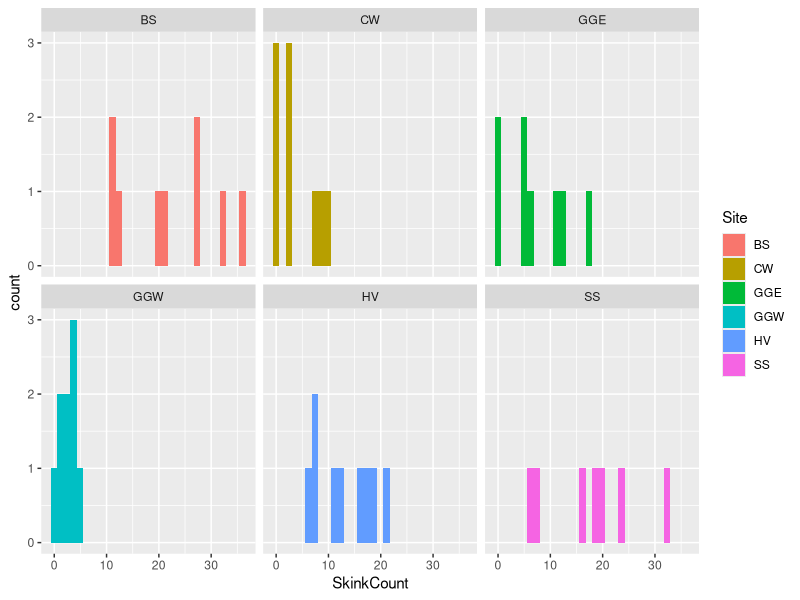
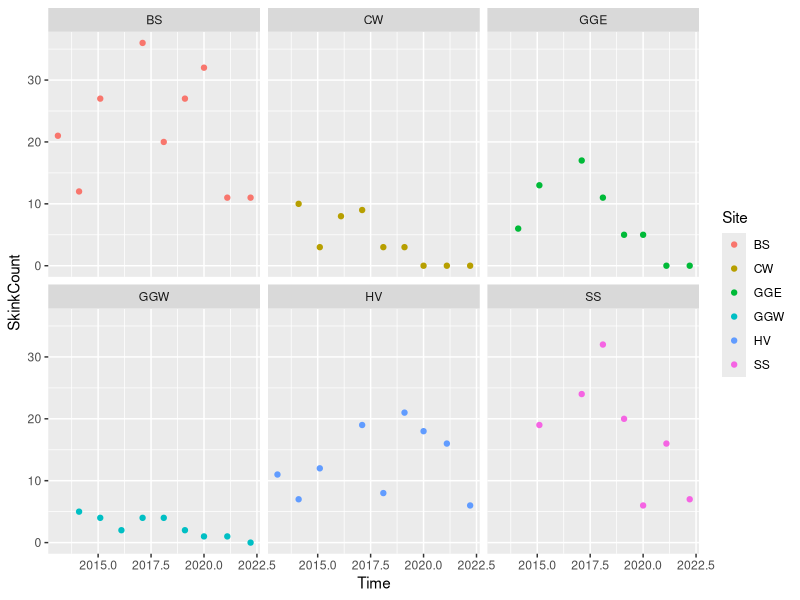
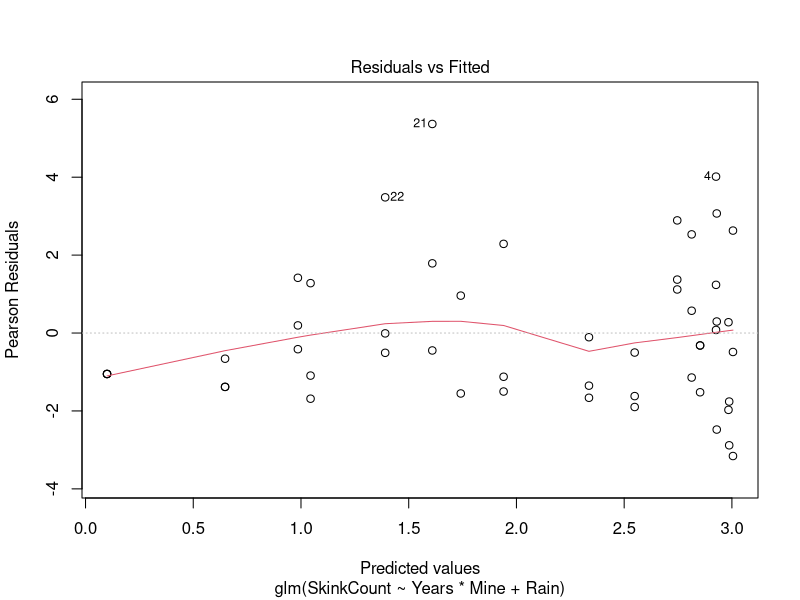
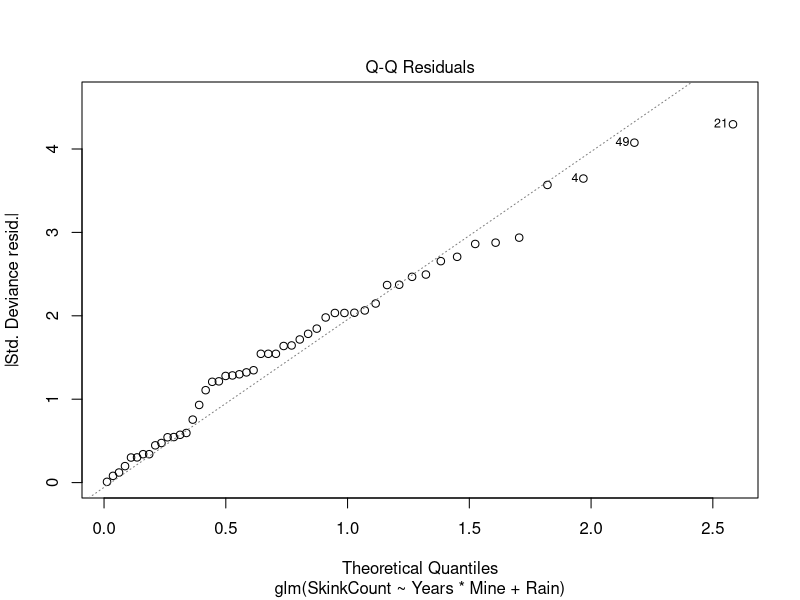
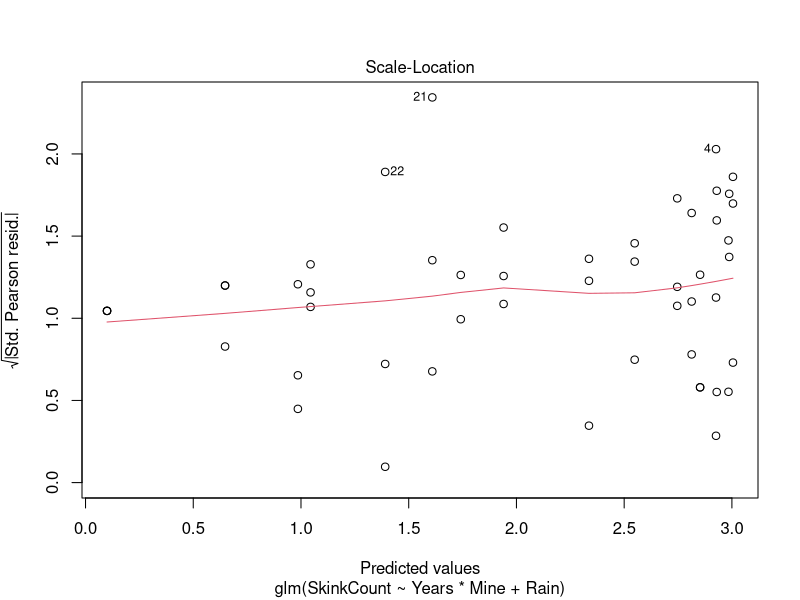
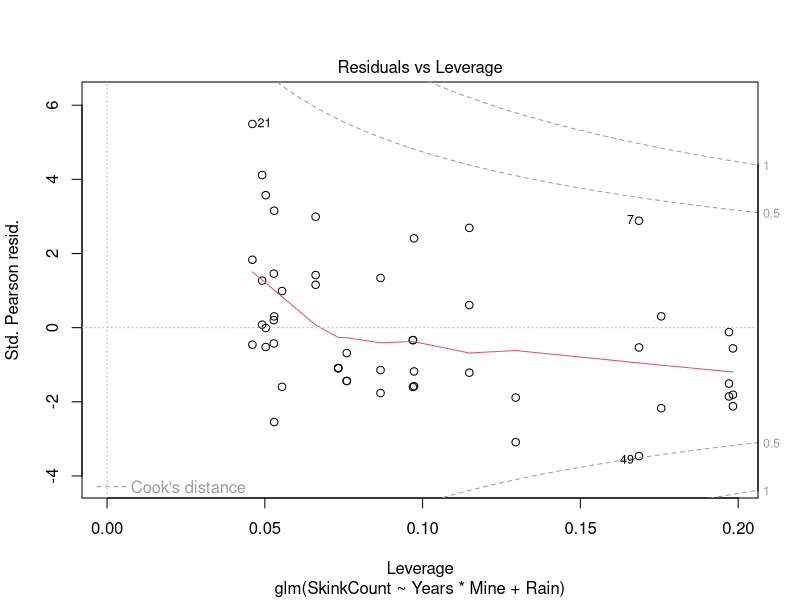
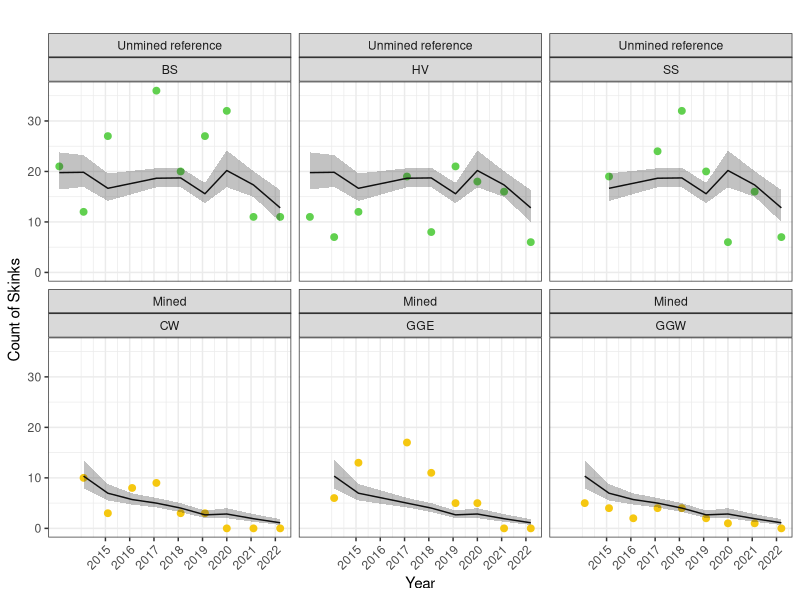
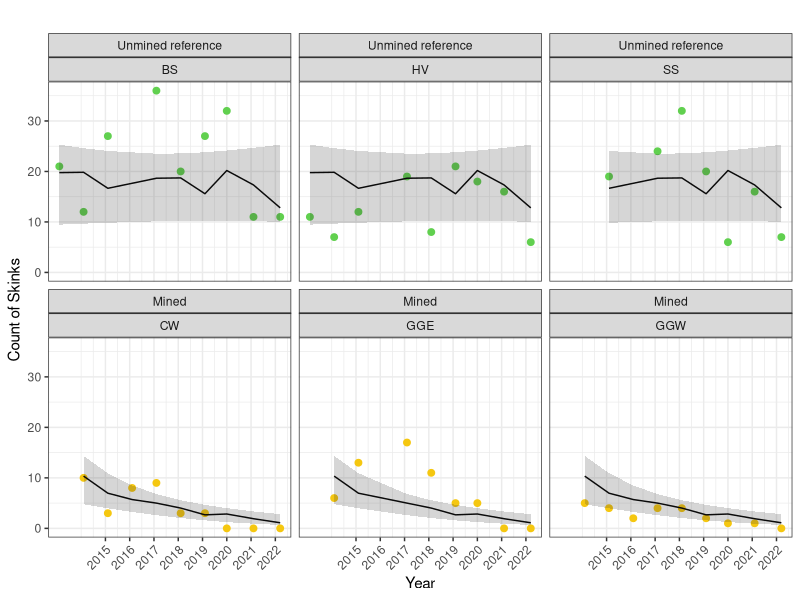

Recreate these plots in R, in order.
## ---- chunk 1
require(tidyverse)
require(magrittr)

## ---- chunk 2
skink <- read_csv("NewnSkink.csv")
## ---- chunk 3
skink %<>% mutate(Mine=factor(Mining,levels=c("Unmined reference", "Mined")),Years=Time-2014, Rain=Rainfall_3mth)
## ---- chunk 4
ggplot(skink, aes(x = SkinkCount, fill = Site)) +
  geom_histogram() + facet_wrap(~ Site)
ggplot(skink, aes(y = SkinkCount, x=Time, colour = Site)) +
  geom_point() + facet_wrap(~ Site)
## ---- chunk 5
contrasts(skink$Mine)
## ---- chunk 6
mdl <- glm(SkinkCount ~ Years * Mine + Rain , skink,family=poisson)
summary(mdl)
## ---- chunk 7
plot(mdl)
## ---- chunk 8

pred.data <- skink # %>% mutate(Rain=median(Rainfall_3mth))
prd <- predict(mdl,pred.data,type="link",se.fit=T)
ilink <- mdl$family$linkinv
pred.data$prediction <- ilink(prd$fit)
pred.data$pred_upper <- ilink(prd$fit + 1.96 * prd$se.fit)
pred.data$pred_lower <- ilink(prd$fit - 1.96 * prd$se.fit)
## ---- chunk 9

pred.data %<>%  mutate(Rain=min(Rainfall_3mth))
prd <- predict(mdl,pred.data,type="link",se.fit=T)
pred.data$pred_min_upper <- ilink(prd$fit + 1.96 * prd$se.fit)
pred.data$pred_min_lower <- ilink(prd$fit - 1.96 * prd$se.fit)

pred.data %<>%  mutate(Rain=max(Rainfall_3mth))
prd <- predict(mdl,pred.data,type="link",se.fit=T)
pred.data$pred_max_lower <- ilink(prd$fit - 1.96 * prd$se.fit)
pred.data$pred_max_upper <- ilink(prd$fit + 1.96 * prd$se.fit)
## ---- chunk 10
clrs <- palette()[c(3,7)]
names(clrs) <- c("Unmined reference","Mined")

basic_plot <-
ggplot(skink) + geom_point(aes(y = SkinkCount, x=Time, colour = Mine),size=2) + ggtitle("") +
  xlab("Year") + ylab("Count of Skinks") +
  scale_x_continuous(name="Year", breaks=2015:2022) +
  scale_color_discrete(type = clrs)  + theme_bw() + theme(axis.text.x = element_text(angle = 45, vjust = 1, hjust=1)) + guides(colour='none') + facet_wrap(vars(Mine,Site),ncol=3,nrow=2)

## ---- chunk 11

  basic_plot +
  geom_line(data=pred.data,aes(x=Time,y=prediction)) +  geom_ribbon(data=pred.data,aes(x=Time,y=prediction,ymin=pred_lower,ymax=pred_upper),col=NA,lty=0,alpha=0.3)

## ---- chunk 12

  basic_plot +
  geom_line(data=pred.data,aes(x=Time,y=prediction)) +  geom_ribbon(data=pred.data,aes(x=Time,y=prediction,ymin=pred_max_lower,ymax=pred_min_upper),col=NA,lty=0,alpha=0.2)

